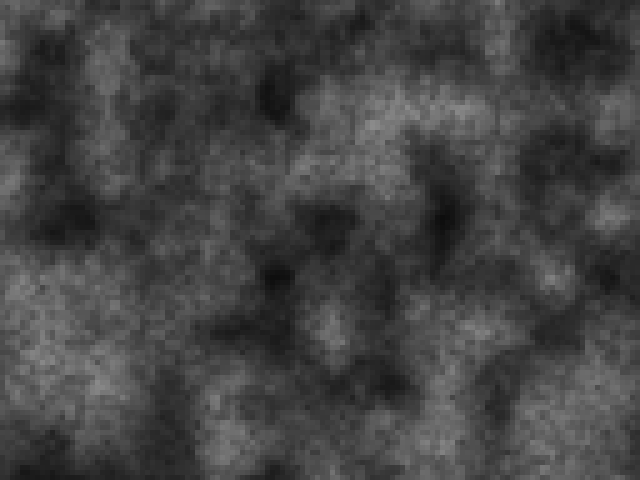
Frame 1 (no input)
Frame 60 (the mouse pressed at the canvas centre just before this capture): identical to frame 1, image omitted
Frame 120 (the mouse held since frame 60 and released just before this capture): identical to frame 1, image omitted

The Processing sketch that drew this single still picture (run headless with seeded random() and noise(); from frame 60 on, the mouse is pressed at the canvas centre):

// Processing sketch: noise4_processing
// ── noise4_processing.pde
/*
NOISE EXAMPLE 4
 LAYERING NOISE
 
 This example multiplies two different noise maps together.
 They are different because they use two different increment values to "step" through the map.
 One steps at a pace comparable to the last examples.
 The other one steps very quickly, meaning we see more variation.
 If we multiply those two together, we see a mix of smooth changes with some extra detail.
 Try comparing this to running only the results of noiseVal1 or noiseVal2 alone.
 
 The reason you might layer multiple noise results together is to get a more nuanced result.
 */

int[][] colorgrid;
int cellsize = 5;

void setup() {
  size(640, 480);
  colorgrid = new int[width/cellsize][height/cellsize];
  noiseSeed(0);

  background(0);

  float noiseVal1 = 0;
  float noiseVal2 = 0;

  noiseDetail(7, 0.4);  
  float increment1 = 0.09;
  float increment2 = 0.55;
  float xoff1 = 0.0;
  float xoff2 = 0.0;
  for (int x = 0; x < width/cellsize; x++) {
    xoff1 += increment1;
    xoff2 += increment2;
    float yoff1 = 0.0;
    float yoff2 = 0.0;
    for (int y = 0; y < height/cellsize; y++) {
      yoff1 += increment1;
      yoff2 += increment2;
      noiseVal1 = noise(xoff1, yoff1);
      noiseVal2 = noise(xoff2, yoff2);

      //smooth out noiseVal2 a little bit, weight it towards 1, 
      //this is just to make a lighter visual effect for us, not necessary for the idea
      noiseVal2 = map(noiseVal2, 0, 1, 0.4, 1.0);

      float combinedNoise = noiseVal1 * noiseVal2;
      colorgrid[x][y] = floor(map(combinedNoise, 0, 1, 0, 255));
    }
  }
}

void draw() {
  background(0);
  for (int i = 0; i < height/cellsize; i++) {
    for (int j = 0; j < width/cellsize; j++) {
      fill(colorgrid[j][i]);
      noStroke();
      rect(j*cellsize, i*cellsize, cellsize, cellsize);
    }
  }
}
